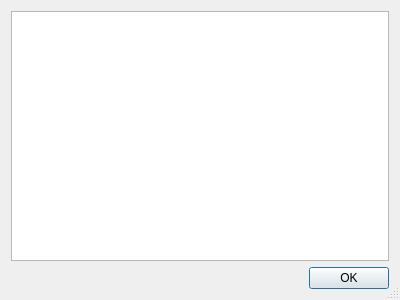
<?xml version="1.0" encoding="UTF-8"?>
<ui version="4.0">
 <class>Dialog</class>
 <widget class="QDialog" name="Dialog">
  <property name="geometry">
   <rect>
    <x>0</x>
    <y>0</y>
    <width>400</width>
    <height>300</height>
   </rect>
  </property>
  <property name="windowTitle">
   <string>Dialog</string>
  </property>
  <property name="sizeGripEnabled">
   <bool>true</bool>
  </property>
  <layout class="QGridLayout" name="gridLayout">
   <item row="0" column="0">
    <widget class="QTextBrowser" name="textBrowser"/>
   </item>
   <item row="1" column="0">
    <widget class="QDialogButtonBox" name="buttonBox">
     <property name="orientation">
      <enum>Qt::Horizontal</enum>
     </property>
     <property name="standardButtons">
      <set>QDialogButtonBox::Ok</set>
     </property>
    </widget>
   </item>
  </layout>
 </widget>
 <resources/>
 <connections>
  <connection>
   <sender>buttonBox</sender>
   <signal>accepted()</signal>
   <receiver>Dialog</receiver>
   <slot>accept()</slot>
   <hints>
    <hint type="sourcelabel">
     <x>248</x>
     <y>254</y>
    </hint>
    <hint type="destinationlabel">
     <x>157</x>
     <y>274</y>
    </hint>
   </hints>
  </connection>
  <connection>
   <sender>buttonBox</sender>
   <signal>rejected()</signal>
   <receiver>Dialog</receiver>
   <slot>reject()</slot>
   <hints>
    <hint type="sourcelabel">
     <x>316</x>
     <y>260</y>
    </hint>
    <hint type="destinationlabel">
     <x>286</x>
     <y>274</y>
    </hint>
   </hints>
  </connection>
 </connections>
</ui>
